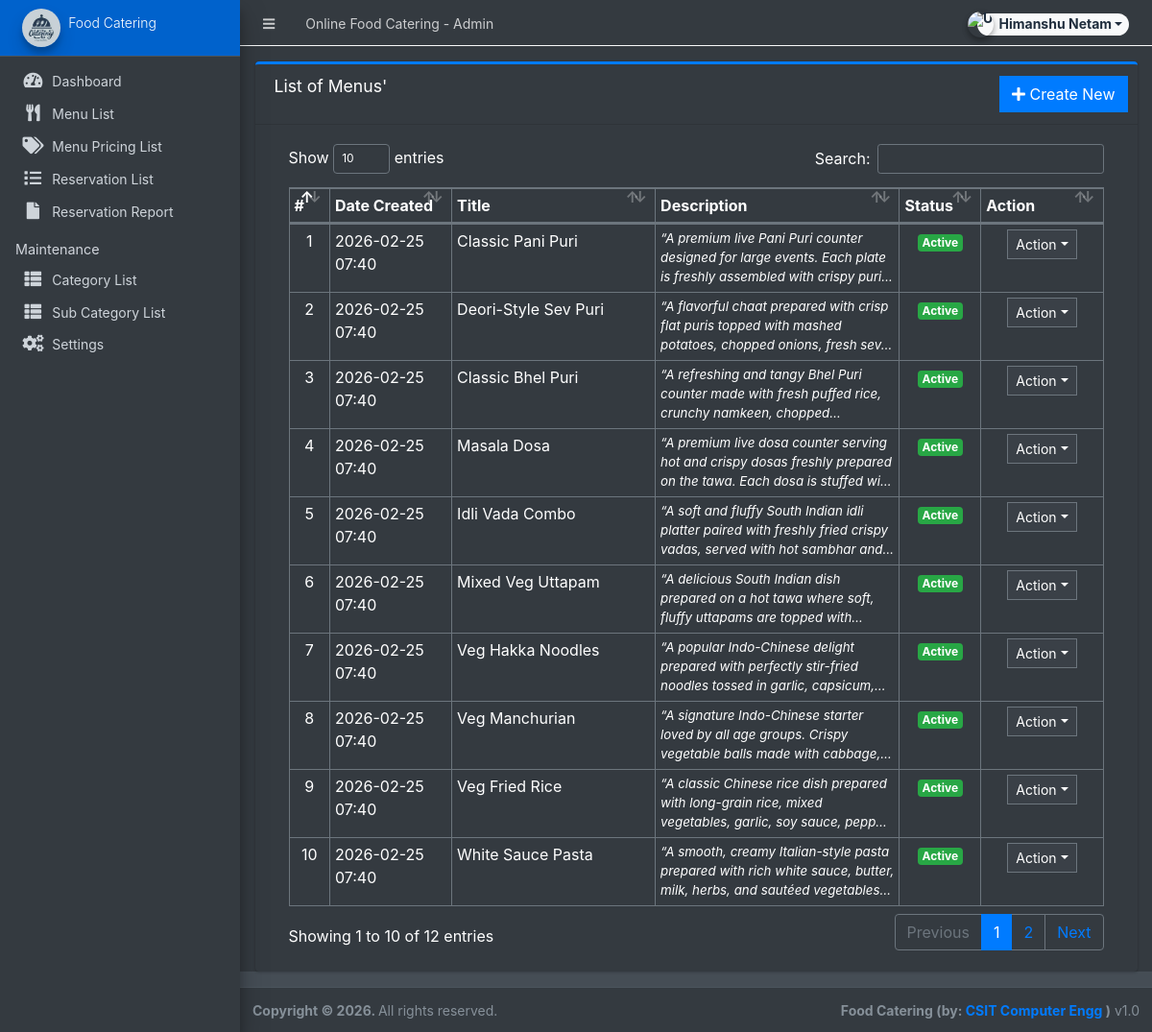
/admin/?page=product (signed in), run on the app's committed database.
### tables this page shows
CREATE TABLE `products` (
  `id` int(30) NOT NULL,
  `category_id` int(30) NOT NULL,
  `sub_category_id` int(30) NOT NULL,
  `title` varchar(250) NOT NULL,
  `description` text NOT NULL,
  `status` tinyint(1) NOT NULL DEFAULT 1,
  `date_created` datetime NOT NULL DEFAULT current_timestamp()
);

### config.php (called while the page is built, shortened)
<?php
require_once('classes/DBConnection.php');
require_once('classes/SystemSettings.php');
function validate_image($file){
	if(!empty($file)){
		if(is_file(base_app.$file)){
			return base_url.$file;
		}else{
			return base_url.'dist/img/no-image-available.png';
		}
	}else{
		return base_url.'dist/img/no-image-available.png';
	}
}
function isMobileDevice(){
    $aMobileUA = array(
        '/iphone/i' => 'iPhone',
        '/ipod/i' => 'iPod',
        '/ipad/i' => 'iPad',
        '/android/i' => 'Android',
        '/blackberry/i' => 'BlackBerry',
        '/webos/i' => 'Mobile'
    );
    return false;
}
?>

### classes/DBConnection.php (called while the page is built, shortened)
<?php
class DBConnection{
    private $host = DB_SERVER;
    private $username = DB_USERNAME;
    private $password = DB_PASSWORD;
    private $database = DB_NAME;
    public $conn;
    public function __construct(){
        if (!isset($this->conn)) {
            $this->conn = new mysqli($this->host, $this->username, $this->password, $this->database);
        }
    }
}
?>

### admin/product/index.php (the view, shortened to what this page needs)
<div class="card card-outline card-primary">
	<div class="card-header">
		<h3 class="card-title">List of Menus'</h3>
		<div class="card-tools">
			<a href="?page=product/manage_product" class="btn btn-flat btn-primary"><span class="fas fa-plus"></span>  Create New</a>
		</div>
	</div>
	<div class="card-body">
		<div class="container-fluid">
        <div class="container-fluid">
			<table class="table table-bordered table-stripped">
				<colgroup>
					<col width="5%">
					<col width="15%">
					<col width="25%">
					<col width="30%">
					<col width="10%">
					<col width="15%">
				</colgroup>
				<thead>
					<tr>
						<th>#</th>
						<th>Date Created</th>
						<th>Title</th>
						<th>Description</th>
						<th>Status</th>
						<th>Action</th>
					</tr>
				</thead>
				<tbody>
					<?php
					$i = 1;
						$qry = $conn->query("SELECT * from `products` order by unix_timestamp(date_created) desc ");
						while($row = $qry->fetch_assoc()):
							foreach($row as $k=> $v){
								$row[$k] = trim(stripslashes($v));
							}
                            $row['description'] = strip_tags(stripslashes(html_entity_decode($row['description'])));
					?>
						<tr>
							<td class="text-center"><?php echo $i++; ?></td>
							<td><?php echo date("Y-m-d H:i",strtotime($row['date_created'])) ?></td>
							<td><?php echo $row['title'] ?></td>
							<td ><p class="m-0 truncate"><?php echo $row['description'] ?></p></td>
							<td class="text-center">
                                <?php if($row['status'] == 1): ?>
                                    <span class="badge badge-success">Active</span>
                                <?php else: ?>
                                    <span class="badge badge-danger">Inactive</span>
                                <?php endif; ?>
                            </td>
							<td align="center">
								 <button type="button" class="btn btn-flat btn-default btn-sm dropdown-toggle dropdown-icon" data-toggle="dropdown">
				                  		Action
				                  </button>
							</td>
						</tr>
					<?php endwhile; ?>
				</tbody>
			</table>
		</div>
		</div>
	</div>
</div>

### admin/inc/header.php (shortened to what this page needs)
<head>
    <link rel="stylesheet" href="<?php echo base_url ?>plugins/fontawesome-free/css/all.min.css">
    <link rel="stylesheet" href="<?php echo base_url ?>plugins/tempusdominus-bootstrap-4/css/tempusdominus-bootstrap-4.min.css">
  <link rel="stylesheet" href="<?php echo base_url ?>plugins/datatables-bs4/css/dataTables.bootstrap4.min.css">
  <link rel="stylesheet" href="<?php echo base_url ?>plugins/datatables-responsive/css/responsive.bootstrap4.min.css">
  <link rel="stylesheet" href="<?php echo base_url ?>plugins/datatables-buttons/css/buttons.bootstrap4.min.css">
  <link rel="stylesheet" href="<?php echo base_url ?>plugins/select2/css/select2.min.css">
  <link rel="stylesheet" href="<?php echo base_url ?>plugins/select2-bootstrap4-theme/select2-bootstrap4.min.css">
    <link rel="stylesheet" href="<?php echo base_url ?>plugins/icheck-bootstrap/icheck-bootstrap.min.css">
    <link rel="stylesheet" href="<?php echo base_url ?>plugins/jqvmap/jqvmap.min.css">
    <link rel="stylesheet" href="<?php echo base_url ?>dist/css/adminlte.css">
    <link rel="stylesheet" href="<?php echo base_url ?>dist/css/custom.css">
    <link rel="stylesheet" href="<?php echo base_url ?>plugins/overlayScrollbars/css/OverlayScrollbars.min.css">
    <link rel="stylesheet" href="<?php echo base_url ?>plugins/daterangepicker/daterangepicker.css">
    <link rel="stylesheet" href="<?php echo base_url ?>plugins/summernote/summernote-bs4.min.css">
  <link rel="stylesheet" href="<?php echo base_url ?>plugins/sweetalert2-theme-bootstrap-4/bootstrap-4.min.css">
  </head>

### admin/inc/topBarNav.php (shortened to what this page needs)
<nav class="main-header navbar navbar-expand navbar-dark border border-light border-top-0  border-left-0 border-right-0 navbar-light text-sm">
  <ul class="navbar-nav">
    <li class="nav-item">
    <a class="nav-link" data-widget="pushmenu" href="#" role="button"><i class="fas fa-bars"></i></a>
    </li>
    <li class="nav-item d-none d-sm-inline-block">
      <a href="<?php echo base_url ?>" class="nav-link"><?php echo (!isMobileDevice()) ? $_settings->info('name'):$_settings->info('short_name'); ?> - Admin</a>
    </li>
  </ul>
  <ul class="navbar-nav ml-auto">
    <li class="nav-item">
      <div class="btn-group nav-link">
            <button type="button" class="btn btn-rounded badge badge-light dropdown-toggle dropdown-icon" data-toggle="dropdown">
              <span><img src="<?php echo validate_image($_settings->userdata('avatar')) ?>" class="img-circle elevation-2 user-img" alt="User Image"></span>
              <span class="ml-3"><?php echo ucwords($_settings->userdata('firstname').' '.$_settings->userdata('lastname')) ?></span>
            </button>
        </div>
    </li>
  </ul>
</nav>

### admin/inc/navigation.php (shortened to what this page needs)
<aside class="main-sidebar sidebar-dark-primary elevation-4 sidebar-no-expand">
  <a href="<?php echo base_url ?>admin" class="brand-link bg-primary text-sm">
  <img src="<?php echo validate_image($_settings->info('logo'))?>" alt="Store Logo" class="brand-image img-circle elevation-3" style="opacity: .8;width: 2.5rem;height: 2.5rem;max-height: unset">
  <span class="brand-text font-weight-light"><?php echo $_settings->info('short_name') ?></span>
  </a>
  <div class="sidebar os-host os-theme-light os-host-overflow os-host-overflow-y os-host-resize-disabled os-host-transition os-host-scrollbar-horizontal-hidden">
    <div class="os-content-glue" style="margin: 0px -8px; width: 249px; height: 646px;"></div>
    <div class="os-padding">
      <div class="os-viewport os-viewport-native-scrollbars-invisible" style="overflow-y: scroll;">
        <div class="os-content" style="padding: 0px 8px; height: 100%; width: 100%;">
          <nav class="mt-4">
             <ul class="nav nav-pills nav-sidebar flex-column text-sm nav-compact nav-flat nav-child-indent nav-collapse-hide-child" data-widget="treeview" role="menu" data-accordion="false">
              <li class="nav-item dropdown">
                <a href="./" class="nav-link nav-home">
                  <i class="nav-icon fas fa-tachometer-alt"></i>
                  <p>
                    Dashboard
                  </p>
                </a>
              </li>
              <li class="nav-item dropdown">
                <a href="<?php echo base_url ?>admin/?page=product" class="nav-link nav-product">
                  <i class="nav-icon fas fa-utensils"></i>
                  <p>
                    Menu List
                  </p>
                </a>
              </li>
              <li class="nav-item dropdown">
                <a href="<?php echo base_url ?>admin/?page=inventory" class="nav-link nav-inventory">
                  <i class="nav-icon fas fa-tags"></i>
                  <p>
                    Menu Pricing List
                  </p>
                </a>
              </li>
              <li class="nav-item dropdown">
                <a href="<?php echo base_url ?>admin/?page=orders" class="nav-link nav-orders">
                  <i class="nav-icon fas fa-list"></i>
                  <p>
                    Reservation List
                  </p>
                </a>
              </li>
              <li class="nav-item dropdown">
                <a href="<?php echo base_url ?>admin/?page=reservation" class="nav-link nav-reservation">
                  <i class="nav-icon fas fa-file"></i>
                  <p>
                    Reservation Report
                  </p>
                </a>
              </li>
              <li class="nav-header">Maintenance</li>
              <li class="nav-item dropdown">
                <a href="<?php echo base_url ?>admin/?page=maintenance/category" class="nav-link nav-category">
                  <i class="nav-icon fas fa-th-list"></i>
                  <p>
                    Category List
                  </p>
                </a>
              </li>
              <li class="nav-item dropdown">
                <a href="<?php echo base_url ?>admin/?page=maintenance/sub_category" class="nav-link nav-sub_category">
                  <i class="nav-icon fas fa-th-list"></i>
                  <p>
                    Sub Category List
                  </p>
                </a>
              </li>
              <li class="nav-item dropdown">
                <a href="<?php echo base_url ?>admin/?page=system_info" class="nav-link nav-system_info">
                  <i class="nav-icon fas fa-cogs"></i>
                  <p>
                    Settings
                  </p>
                </a>
              </li>
            </ul>
          </nav>
        </div>
      </div>
    </div>
  </div>
</aside>

### admin/inc/footer.php (shortened to what this page needs)
<footer class="main-footer text-sm">
        <strong>Copyright © <?php echo date('Y') ?>.
        </strong>
        All rights reserved.
        <div class="float-right d-none d-sm-inline-block">
          <b><?php echo $_settings->info('short_name') ?> (by: <a href="mailto:projectwithdeveloper@gmail.com" target="blank">CSIT Computer Engg</a> )</b> v1.0
        </div>
      </footer>
    </div>

### admin/inc/topBarNav.php (style rules this page uses)
.user-img { position: absolute; height: 27px; width: 27px; object-fit: cover; left: -7%; top: -12%; }
.btn-rounded { border-radius: 50px; }

### data on the page
products: date_created "2026-02-25 07:40", title "Classic Pani Puri", description "“A premium live Pani Puri counter designed for large events. Each plate is freshly assembled with crispy…", status "Active"
products: date_created "2026-02-25 07:40", title "Deori-Style Sev Puri", description "“A flavorful chaat prepared with crisp flat puris topped with mashed potatoes, chopped onions, fresh…", status "Active"
products: date_created "2026-02-25 07:40", title "Classic Bhel Puri", description "“A refreshing and tangy Bhel Puri counter made with fresh puffed rice, crunchy namkeen,…", status "Active"
products: date_created "2026-02-25 07:40", title "Masala Dosa", description "“A premium live dosa counter serving hot and crispy dosas freshly prepared on the tawa. Each dosa is stuffed…", status "Active"
products: date_created "2026-02-25 07:40", title "Idli Vada Combo", description "“A soft and fluffy South Indian idli platter paired with freshly fried crispy vadas, served with hot sambhar and…", status "Active"
products: date_created "2026-02-25 07:40", title "Mixed Veg Uttapam", description "“A delicious South Indian dish prepared on a hot tawa where soft, fluffy uttapams are topped…", status "Active"
products: date_created "2026-02-25 07:40", title "Veg Hakka Noodles", description "“A popular Indo-Chinese delight prepared with perfectly stir-fried noodles tossed in garlic,…", status "Active"
products: date_created "2026-02-25 07:40", title "Veg Manchurian", description "“A signature Indo-Chinese starter loved by all age groups. Crispy vegetable balls made with…", status "Active"
products: date_created "2026-02-25 07:40", title "Veg Fried Rice", description "“A classic Chinese rice dish prepared with long-grain rice, mixed vegetables, garlic, soy sauce,…", status "Active"
products: date_created "2026-02-25 07:40", title "White Sauce Pasta", description "“A smooth, creamy Italian-style pasta prepared with rich white sauce, butter, milk, herbs, and sautéed…", status "Active"

### other printed values
$_settings->info('name') "Online Food Catering"
$_settings->userdata('firstname').' '.$_settings->userdata('lastname') "Himanshu Netam"
$_settings->info('short_name') "Food Catering"
